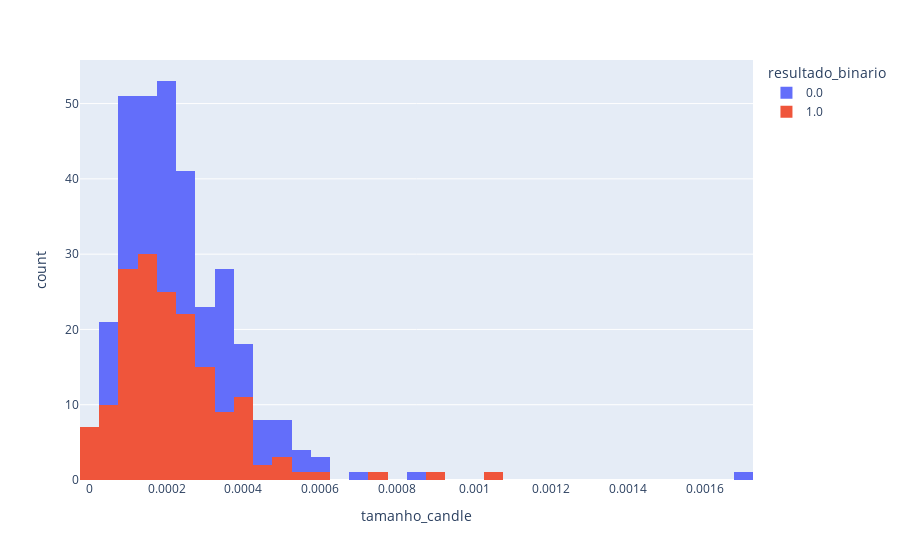

Notebook source saved alongside this figure:
### Code cell
fig = px.histogram(df_acao, x="tamanho_candle", color="resultado_binario")
fig.update_layout(barmode='overlay')
# Reduce opacity to see both histograms
fig.update_traces(opacity=1)
fig.show()

### Figure 1 — Plotly figure (JSON) as saved in the notebook; plotly's stock layout.template omitted (floating-point values rounded to 4 significant figures; data arrays with more than 128 entries replaced by an {"elided": "..."} marker saying what was removed)
{"data": [{"alignmentgroup": "True", "bingroup": "x", "hovertemplate": "resultado_binario=0.0<br>tamanho_candle=%{x}<br>count=%{y}<extra></extra>", "legendgroup": "0.0", "marker": {"color": "#636efa", "pattern": {"shape": ""}}, "name": "0.0", "offsetgroup": "0.0", "opacity": 1, "orientation": "v", "showlegend": true, "type": "histogram", "x": {"elided": "313 float values"}, "xaxis": "x", "yaxis": "y"}, {"alignmentgroup": "True", "bingroup": "x", "hovertemplate": "resultado_binario=1.0<br>tamanho_candle=%{x}<br>count=%{y}<extra></extra>", "legendgroup": "1.0", "marker": {"color": "#EF553B", "pattern": {"shape": ""}}, "name": "1.0", "offsetgroup": "1.0", "opacity": 1, "orientation": "v", "showlegend": true, "type": "histogram", "x": {"elided": "167 float values"}, "xaxis": "x", "yaxis": "y"}], "layout": {"barmode": "overlay", "legend": {"title": {"text": "resultado_binario"}, "tracegroupgap": 0}, "margin": {"t": 60}, "xaxis": {"anchor": "y", "domain": [0, 1], "title": {"text": "tamanho_candle"}}, "yaxis": {"anchor": "x", "domain": [0, 1], "title": {"text": "count"}}}}
